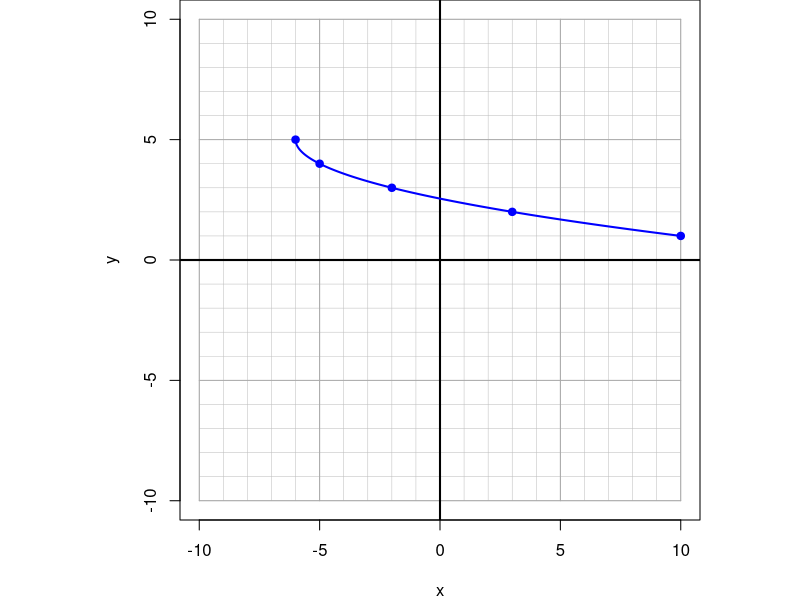
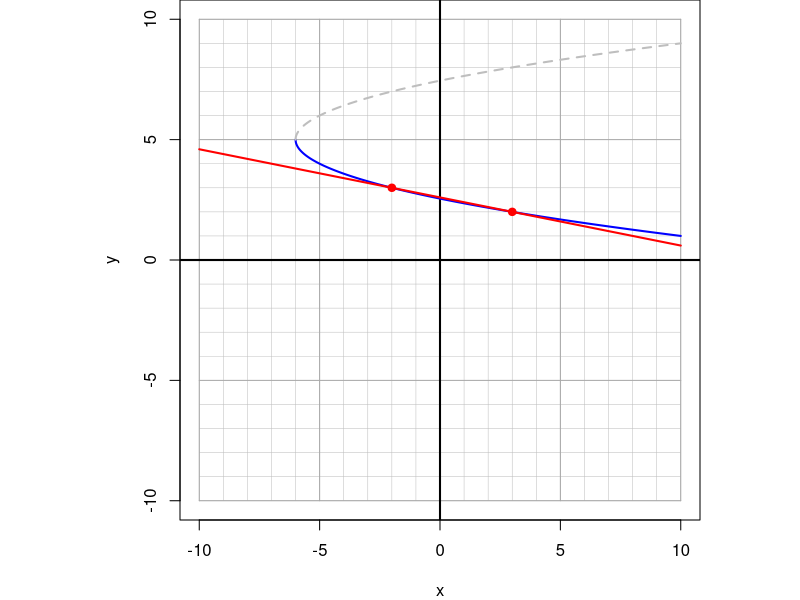

Reproduce these figures in R, in order.
## ---- chunk 1
gcd2 <- function(a, b) {
  if (b == 0) a else Recall(b, a %% b)
}
gcd <- function(...) Reduce(gcd2, c(...))

fsimp = function(top,bot){
    gg = abs(gcd(c(top,bot)))
    top = round(abs(top)/gg*sign(top*bot))
    bot = round(abs(mbot)/gg)
    if(bot==1){
        return(top)
    } else {
        return(paste0("\\frac{",top,"}{",bot,"}"))
    }
}

xpar = c(0,1,4,9)
ypar = c(0,1,2,3)
xext = c(1,4,9)
yext = c(-1,-2,-3)

# horizontal shift before possible reflection

# y = a*sqrt(bx-h)+k

h = sample(c(-9:-1,1),1)
a = sample(c(-3,-2,-1,1,2,3),1)
k = sample(c(((-10+3*abs(a)):-1),(1:(10-3*abs(a)))),1)
b = sample(c(-1,1),1)

xc = (xpar+h)/b
yc = a*ypar+k
xd = (xext+h)/b
yd = k+a*yext

nval = 2 #sample(0:2,1)

if(nval==0){
    ii = sample(1:length(xd),2)
    xi = xd[ii]
    yi = yd[ii]
    isval = c(F,F)
    wrd = c("an extraneous","an extraneous")
}
if(nval==1){
    while(T){
        ic = sample(1:length(xc),1)
        id = sample(1:length(xd),1)
        xic = xc[ic]
        yic = yc[ic]
        xid = xd[id]
        yid = yd[id]
        ii = sample(1:2)
        xi = c(xic,xid)[ii]
        yi = c(yic,yid)[ii]
        isval = c(T,F)[ii]
        wrd = c("a valid","an extraneous")[ii]
        if(xic!=xid){break}
    }
}
if(nval==2){
    ii = sample(1:length(xc),2)
    xi = xc[ii]
    yi = yc[ii]
    isval = c(T,T)
    wrd = c("a valid","a valid")
}

mtop = diff(yi)
mbot = diff(xi)
mf = fsimp(mtop,mbot)


while(T){
    xp = sample(-10:10,1)
    yp = mtop*(xp-xi[1])/mbot+yi[1]
    if(abs(yp)<=10 && abs(yp)%%1==0 && yp!=yi[1] && yp!=yi[2]){break}
}

if(b==-1){
    fx = paste0(k,"+",a,"\\sqrt{-x+",-h,"}")
} else {
    fx = paste0(k,"+",a,"\\sqrt{x+",-h,"}")
}
Lx = paste0(mf,"(x+",-xp,")+",yp)
fx = gsub("+-","-",fx,fixed=T)
Lx = gsub("+-","-",Lx,fixed=T)
Lx = gsub("=1(","=(",Lx,fixed=T)
Lx = gsub("=-1(","=-(",Lx,fixed=T)

ach = -10:10
ava = c("an extraneous","a valid")

al1 = paste0("* ",ach,collapse="\n")
al2 = paste0("* ",ava,collapse="\n")

minxii = which(xi==min(xi))
maxxii = which(xi==max(xi))

sol1 = paste0(1*(ach==xi[minxii]),collapse="")
sol2 = paste0(1*(c(F,T)==isval[minxii]),collapse="")
sol3 = paste0(1*(ach==xi[maxxii]),collapse="")
sol4 = paste0(1*(c(F,T)==isval[maxxii]),collapse="")

## ---- chunk 2
par(pty="s",mar=c(4,4,0,0))
plot(0,0,"n",xlim=c(-10,10),ylim=c(-10,10),xlab="x",ylab="y")

for(i in -10:10){
    lines(c(i,i),c(-10,10),col="grey",lwd=0.5)
    lines(c(-10,10),c(i,i),col="grey",lwd=0.5)
}
for(i in seq(-10,10,5)){
    lines(c(i,i),c(-10,10),col="darkgrey",lwd=1)
    lines(c(-10,10),c(i,i),col="darkgrey",lwd=1)
}
abline(h=0,lwd=2)
abline(v=0,lwd=2)

xx = seq(h*sign(b),10*sign(b),0.01*sign(b))
yy = a*sqrt(b*xx-h)+k

xx = xx[abs(yy)<=10]
yy = yy[abs(yy)<=10]


lines(xx,yy,col="blue",lwd=2)

x2 = (c(0,1,4,9,16)+h)/b
y2 = a*c(0,1,2,3,4)+k
x2 = x2[abs(y2)<=10]
y2 = y2[abs(y2)<=10]

points(x2,y2,pch=19,col="blue")

## ---- chunk 3
par(pty="s",mar=c(4,4,0,0))
plot(0,0,"n",xlim=c(-10,10),ylim=c(-10,10),xlab="x",ylab="y")

for(i in -10:10){
    lines(c(i,i),c(-10,10),col="grey",lwd=0.5)
    lines(c(-10,10),c(i,i),col="grey",lwd=0.5)
}
for(i in seq(-10,10,5)){
    lines(c(i,i),c(-10,10),col="darkgrey",lwd=1)
    lines(c(-10,10),c(i,i),col="darkgrey",lwd=1)
}
abline(h=0,lwd=2)
abline(v=0,lwd=2)

xx = seq(h*sign(b),10*sign(b),0.01*sign(b))
yy = a*sqrt(b*xx-h)+k

xx = xx[abs(yy)<=10]
yy = yy[abs(yy)<=10]


lines(xx,yy,col="blue",lwd=2)

x2 = (c(0,1,4,9,16)+h)/b
y2 = a*c(0,1,2,3,4)+k
x2 = x2[abs(y2)<=10]
y2 = y2[abs(y2)<=10]

# points(x2,y2,pch=19,col="blue")

xl = seq(-10,10,0.1)
yl = mtop/mbot*(xl-xi[1])+yi[1]
xl = xl[abs(yl)<=10]
yl = yl[abs(yl)<=10]

lines(xl,yl,col="red",lwd=2)

xx = seq(h*sign(b),10*sign(b),0.01*sign(b))
yy = -a*sqrt(b*xx-h)+k

xx = xx[abs(yy)<=10]
yy = yy[abs(yy)<=10]

lines(xx,yy,col="grey",lwd=2,lty=2)

points(xi,yi,pch=19,col="red")
